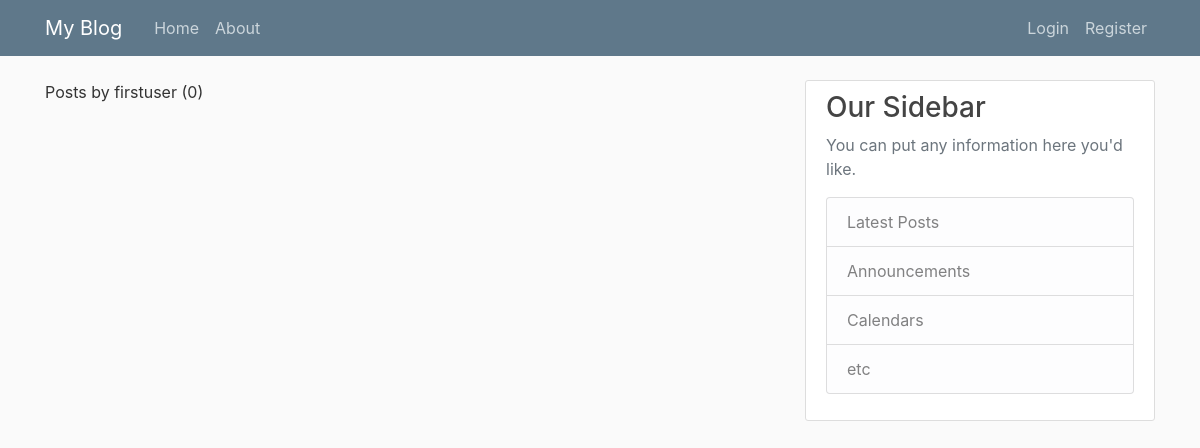
/user/firstuser, run on an earlier commit of the app's database.
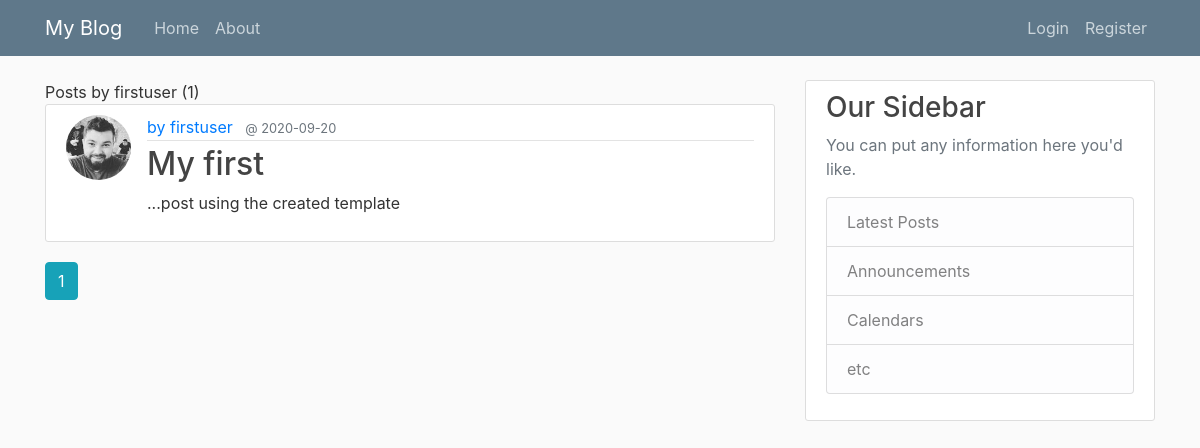
And on a later commit of the database.
### flask_blog/models.py (models this page shows, shortened)
class Post(db.Model):
	id = db.Column(db.Integer, primary_key=True)
	title = db.Column(db.String(100), nullable=False)
	content = db.Column(db.Text, nullable=False)
	date_posted = db.Column(db.DateTime, nullable=False, default=datetime.utcnow)
	user_id = db.Column(db.Integer, db.ForeignKey('user.id'), nullable=False)

class User(db.Model, UserMixin):
	id = db.Column(db.Integer, primary_key=True)
	username = db.Column(db.String(20), unique=True, nullable=False)
	email = db.Column(db.String(120), unique=True, nullable=False)
	image_file = db.Column(db.String(20), nullable=False, default="default.jpg")
	password = db.Column(db.String(60), nullable=False)
	posts = db.relationship('Post', backref='author', lazy=True)

### flask_blog/routes.py (the view)
@app.route("/user/<string:username>")
def user_post(username):
	page = request.args.get('page', 1, type=int)
	user = User.query.filter_by(username=username).first_or_404()
	posts = Post.query.filter_by(author=user).\
	order_by(Post.date_posted.desc()).\
	paginate(page=page, per_page=5)
	return render_template('user_post.html', posts=posts, user=user)

### flask_blog/templates/user_post.html (shortened to what this page needs)
{% extends "layout.html"%}
{% block content %}
	<h1c class="mb-3"> Posts by {{ user.username }} ({{ posts.total }})
	{% for post in posts.items %}
		<article class="media content-section">
			<img class="rounded-circle article-img" src="{{ url_for('static', filename='profile_images/' + post.author.image_file) }}">
		  <div class="media-body">
		    <div class="article-metadata">
		      <a class="mr-2" href="{{ url_for('user_post', username=post.author.username) }}">by {{ post.author.username }}</a>
		      <small class="text-muted">@ {{ post.date_posted.strftime('%Y-%m-%d') }}</small>
		    </div>
		    <h2><a class="article-title" href="{{ url_for('post', post_id=post.id) }}">{{ post.title }}</a></h2>
		    <p class="article-content">{{ post.content }}</p>
		  </div>
		</article>
	{% endfor %}
	{% for page_num in posts.iter_pages(left_edge=1, right_edge=1, left_current=1, right_current=2) %}
	    {% if page_num %}
	    	{% if posts.page == page_num %}
	        	<a class="btn btn-info mb-4" href="{{url_for('user_post', username=user.username, page=page_num) }}">{{  page_num }}</a>
	        {% else %}
	        	<a class="btn btn-outline-info mb-4" href="{{url_for('user_post', username=user.username, page=page_num) }}">{{  page_num }}</a>
	        {% endif %}
	    {% else %}
	    ...
	    {% endif %}
	{% endfor %}
{% endblock content %}

What changed in the data, as far as the page shows it:
added Post: image_file (picture), author.username "firstuser", date_posted "2020-09-20", title "My first", content "...post using the created template"
Also different on the page:
{{ posts.total }}: "0" → "1"
new list line: "1"
